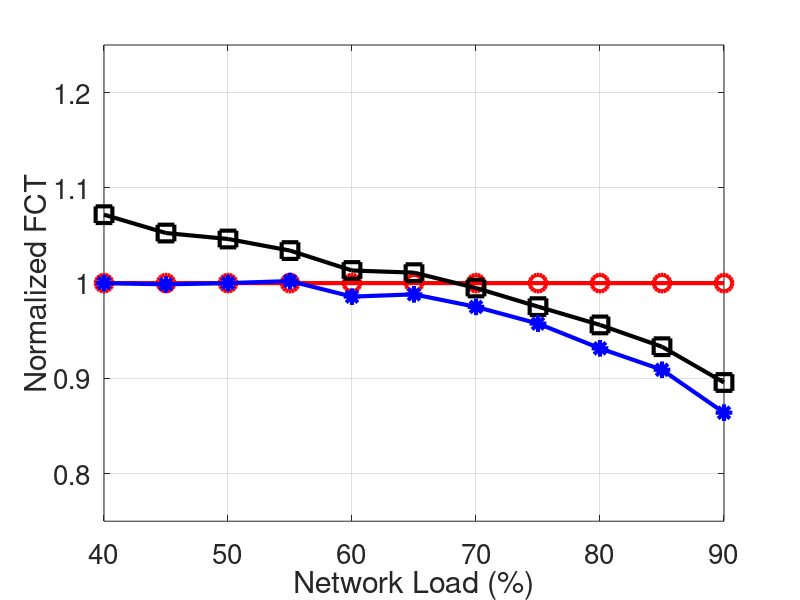

Write the MATLAB code that produced this figure.
clear
clc

x=[
0.4,
0.45,
0.5,
0.55,
0.6,
0.65,
0.7,
0.75,
0.8,
0.85,
0.9
];

k_80=[
1
1
1
1
1
1
1
1
1
1
1
];

k_22=[
1.071847507
1.052562418
1.04631829
1.034151547
1.013245033
1.010970464
0.994860499
0.975269499
0.956102784
0.933213805
0.895648968
];

bcc=[
1
0.99868594
1
1.002134472
0.985808893
0.988185654
0.975036711
0.957514268
0.931477516
0.909009413
0.863938053
];

figure(1);
width=900;
height=480;
left=100;
bottem=0;

plot(x * 100,k_80,'-ro','LineWidth',3,...
    'MarkerSize',12);
hold on;
plot(x * 100,k_22,'-ks','LineWidth',3,...
    'MarkerSize',12);
hold on;
plot(x * 100,bcc,'-b*','LineWidth',3,...
    'MarkerSize',12);
hold on;

xlabel('Network Load (%)','FontSize', 20)
ylabel('Normalized FCT','FontSize', 20);
set(gca, 'FontSize', 20, 'xtick',[40,50,60,70,80,90], 'ytick',[0.8, 0.9, 1, 1.1, 1.2]); % set font size of tick labels
axis([40,90,0.75,1.25]);
grid on;
hold off;